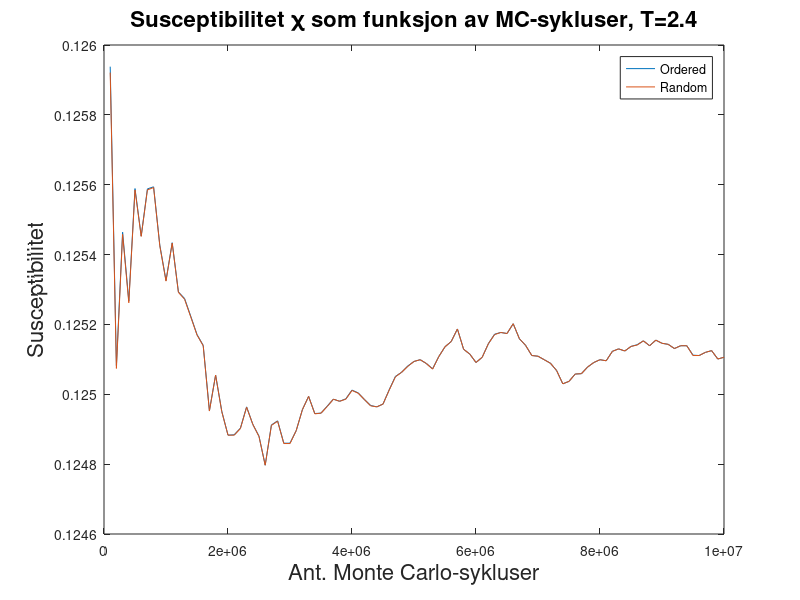
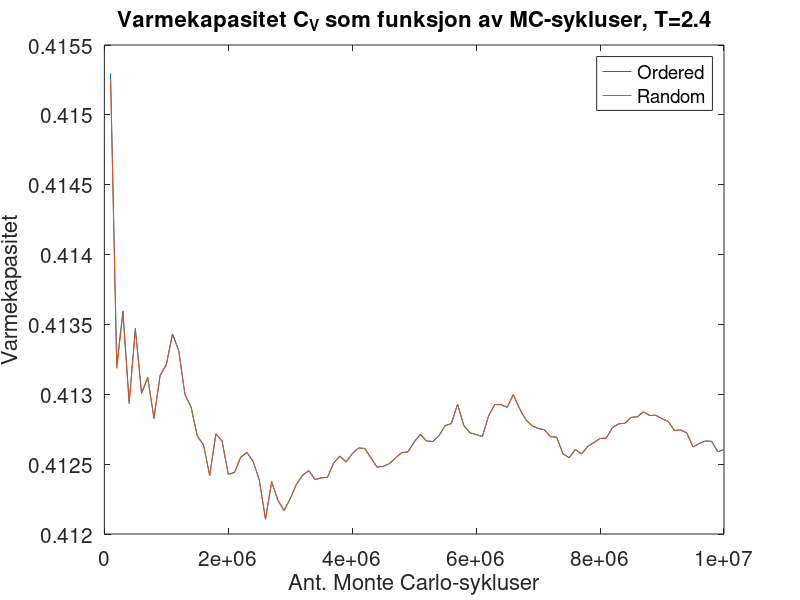
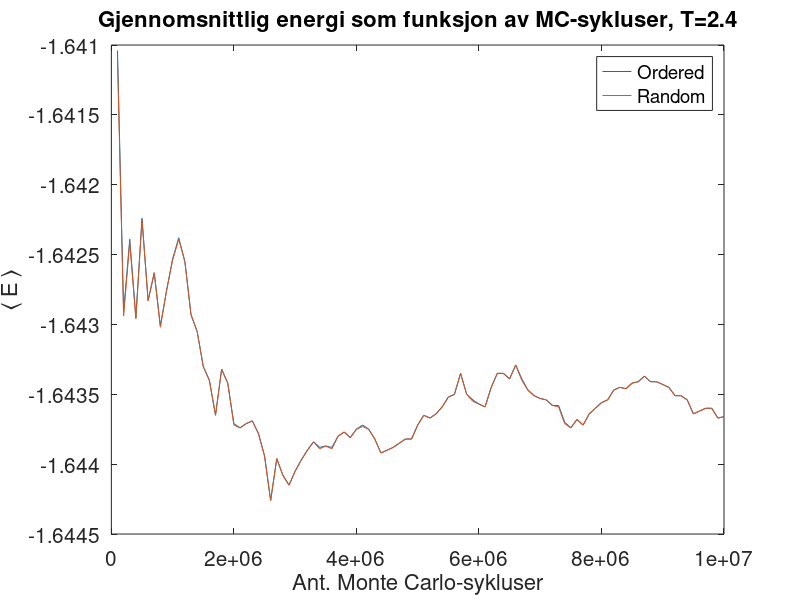

MATLAB code to generate these figures, in order:
MC = [100000, 200000, 300000, 400000, 500000, 600000, 700000, 800000, 900000, 1e+06, 1.1e+06, 1.2e+06, 1.3e+06, 1.4e+06, 1.5e+06, 1.6e+06, 1.7e+06, 1.8e+06, 1.9e+06, 2e+06, 2.1e+06, 2.2e+06, 2.3e+06, 2.4e+06, 2.5e+06, 2.6e+06, 2.7e+06, 2.8e+06, 2.9e+06, 3e+06, 3.1e+06, 3.2e+06, 3.3e+06, 3.4e+06, 3.5e+06, 3.6e+06, 3.7e+06, 3.8e+06, 3.9e+06, 4e+06, 4.1e+06, 4.2e+06, 4.3e+06, 4.4e+06, 4.5e+06, 4.6e+06, 4.7e+06, 4.8e+06, 4.9e+06, 5e+06, 5.1e+06, 5.2e+06, 5.3e+06, 5.4e+06, 5.5e+06, 5.6e+06, 5.7e+06, 5.8e+06, 5.9e+06, 6e+06, 6.1e+06, 6.2e+06, 6.3e+06, 6.4e+06, 6.5e+06, 6.6e+06, 6.7e+06, 6.8e+06, 6.9e+06, 7e+06, 7.1e+06, 7.2e+06, 7.3e+06, 7.4e+06, 7.5e+06, 7.6e+06, 7.7e+06, 7.8e+06, 7.9e+06, 8e+06, 8.1e+06, 8.2e+06, 8.3e+06, 8.4e+06, 8.5e+06, 8.6e+06, 8.7e+06, 8.8e+06, 8.9e+06, 9e+06, 9.1e+06, 9.2e+06, 9.3e+06, 9.4e+06, 9.5e+06, 9.6e+06, 9.7e+06, 9.8e+06, 9.9e+06, 1e+07, ];
e_var = [0.415297, 0.413213, 0.413597, 0.412946, 0.413472, 0.41301, 0.413122, 0.412832, 0.413136, 0.413215, 0.413433, 0.413315, 0.413001, 0.412909, 0.412702, 0.412639, 0.41242, 0.412718, 0.412666, 0.412428, 0.412442, 0.41255, 0.412585, 0.412521, 0.412389, 0.412107, 0.412375, 0.412243, 0.412169, 0.412254, 0.412357, 0.412422, 0.412454, 0.41239, 0.412403, 0.412406, 0.412508, 0.412558, 0.412517, 0.412575, 0.412616, 0.412613, 0.412547, 0.412479, 0.412484, 0.412504, 0.412546, 0.412583, 0.412588, 0.412659, 0.412714, 0.412666, 0.412663, 0.412704, 0.412776, 0.412791, 0.412929, 0.412777, 0.412725, 0.412712, 0.412698, 0.412844, 0.412927, 0.412927, 0.412907, 0.412998, 0.412898, 0.412819, 0.412775, 0.412756, 0.412746, 0.412697, 0.412693, 0.412576, 0.412546, 0.412605, 0.412573, 0.412627, 0.412655, 0.412684, 0.412687, 0.412762, 0.412789, 0.412793, 0.412835, 0.412839, 0.412874, 0.412849, 0.41285, 0.412825, 0.412806, 0.412741, 0.412745, 0.412723, 0.412623, 0.412648, 0.412666, 0.412663, 0.412589, 0.412604, ];
m_var = [0.125938, 0.125082, 0.125464, 0.125267, 0.125589, 0.125453, 0.125588, 0.125594, 0.125427, 0.125326, 0.125434, 0.125293, 0.125274, 0.125223, 0.125171, 0.12514, 0.124953, 0.125055, 0.124951, 0.124883, 0.124884, 0.124903, 0.124964, 0.124914, 0.12488, 0.124797, 0.124912, 0.124924, 0.12486, 0.12486, 0.124896, 0.124956, 0.124994, 0.124945, 0.124946, 0.124966, 0.124986, 0.12498, 0.124987, 0.125012, 0.125004, 0.124985, 0.124968, 0.124964, 0.124972, 0.125013, 0.125051, 0.125063, 0.125081, 0.125094, 0.125099, 0.125088, 0.125073, 0.125108, 0.125136, 0.125151, 0.125187, 0.125129, 0.125115, 0.125091, 0.125106, 0.125145, 0.125172, 0.125177, 0.125174, 0.125202, 0.125159, 0.12514, 0.125111, 0.125109, 0.125099, 0.125089, 0.125068, 0.12503, 0.125037, 0.125058, 0.125059, 0.125078, 0.125091, 0.125099, 0.125096, 0.125123, 0.12513, 0.125124, 0.125137, 0.125142, 0.125153, 0.125139, 0.125155, 0.125146, 0.125143, 0.125131, 0.125139, 0.125139, 0.125112, 0.125111, 0.12512, 0.125125, 0.125101, 0.125106, ];
mean_mag = [0.88068, 0.881428, 0.881137, 0.88133, 0.88103, 0.881215, 0.881106, 0.881183, 0.881218, 0.881213, 0.881138, 0.88124, 0.881327, 0.881375, 0.88145, 0.881488, 0.881626, 0.881513, 0.881584, 0.881676, 0.881684, 0.881675, 0.881643, 0.881685, 0.881733, 0.881836, 0.881723, 0.88174, 0.881783, 0.881763, 0.881732, 0.88169, 0.881658, 0.881689, 0.881685, 0.88168, 0.881655, 0.881653, 0.881659, 0.881636, 0.881635, 0.881651, 0.881673, 0.881694, 0.881686, 0.881665, 0.881641, 0.881629, 0.881622, 0.881594, 0.881578, 0.881584, 0.881585, 0.881557, 0.881529, 0.881518, 0.881473, 0.881529, 0.881543, 0.88156, 0.881557, 0.881512, 0.881481, 0.881477, 0.881487, 0.881455, 0.881495, 0.881518, 0.88154, 0.881545, 0.881552, 0.881563, 0.881574, 0.881615, 0.881618, 0.881597, 0.881605, 0.88158, 0.881564, 0.881551, 0.881549, 0.881523, 0.881515, 0.88152, 0.881508, 0.881504, 0.881491, 0.881506, 0.881497, 0.881506, 0.88151, 0.881528, 0.881525, 0.881531, 0.881562, 0.88156, 0.881551, 0.881549, 0.881574, 0.881569, ];
time_used = [0.066963, 0.134778, 0.20055, 0.268123, 0.333466, 0.399639, 0.466456, 0.532221, 0.597722, 0.665371, 0.729495, 0.795952, 0.862064, 0.927067, 0.992564, 1.06082, 1.12812, 1.19397, 1.25958, 1.32517, 1.38961, 1.45505, 1.51939, 1.58484, 1.65152, 1.71792, 1.7823, 1.85148, 1.91941, 1.98432, 2.04953, 2.11577, 2.18158, 2.24799, 2.31453, 2.38037, 2.44609, 2.51133, 2.57699, 2.64149, 2.70727, 2.77303, 2.84054, 2.90378, 2.969, 3.03455, 3.09967, 3.16507, 3.23029, 3.29651, 3.36228, 3.42926, 3.49452, 3.55981, 3.62426, 3.68964, 3.75463, 3.82205, 3.88922, 3.95565, 4.02077, 4.08738, 4.15405, 4.22028, 4.28661, 4.35435, 4.4199, 4.48659, 4.55217, 4.61763, 4.68377, 4.74886, 4.81657, 4.88083, 4.9483, 5.01526, 5.08496, 5.15227, 5.21799, 5.28288, 5.34836, 5.4147, 5.47946, 5.5449, 5.61101, 5.67729, 5.74506, 5.81269, 5.87846, 5.94374, 6.00892, 6.07319, 6.13898, 6.20367, 6.27026, 6.33587, 6.40201, 6.46939, 6.53243, 6.59748, ];
accepted_states = [0.71616, 0.35412, 0.2396, 0.17701, 0.143716, 0.11842, 0.102564, 0.0888638, 0.0792222, 0.071798, 0.0653073, 0.059495, 0.0542, 0.05055, 0.0474013, 0.0443313, 0.0414247, 0.03995, 0.0371379, 0.035254, 0.0338429, 0.0325782, 0.0311478, 0.029475, 0.0281552, 0.0268077, 0.0268467, 0.0253143, 0.0243324, 0.0239667, 0.0231606, 0.0224819, 0.0217364, 0.0208571, 0.0203517, 0.0197114, 0.0194076, 0.0187363, 0.0182054, 0.0179288, 0.0173776, 0.0168352, 0.0165419, 0.0160814, 0.0158916, 0.0154913, 0.0152336, 0.0148771, 0.0145473, 0.0144328, 0.0140427, 0.01365, 0.0134653, 0.0133459, 0.0130553, 0.0127739, 0.0127475, 0.0120472, 0.0120358, 0.0118367, 0.0116738, 0.011724, 0.0114837, 0.0111472, 0.0108852, 0.0109794, 0.010506, 0.0104591, 0.0102446, 0.0101849, 0.01004, 0.00983833, 0.00975178, 0.00944676, 0.0094236, 0.00947118, 0.00922286, 0.00928077, 0.00911696, 0.00898625, 0.00881383, 0.00879366, 0.00866988, 0.00848786, 0.00843459, 0.00834256, 0.00826713, 0.00797795, 0.00801775, 0.00784922, 0.00784396, 0.00765935, 0.00765688, 0.00751809, 0.00732063, 0.00746938, 0.00740186, 0.00727653, 0.00706687, 0.0071914, ];
probability = [0, -8, -8, -8, 0, -8, 0, -8, -8, -8, -8, -8, -8, -8, -8, 0, -8, 0, -8, 0, -8, -8, -8, -8, -8, -8, -8, -8, -8, -8, -8, -8, -8, -8, 0, -8, -8, -8, 0, -8, -8, -8, -8, -8, -8, -8, -8, -8, -8, -8, -8, -8, -8, -8, -8, -8, 0, 0, -8, -8, -8, 0, -8, -8, -8, -8, -8, -8, -8, -8, -8, -8, -8, -8, 0, -8, -8, -8, -8, -8, -8, -8, 0, 0, -8, 0, -8, -8, -8, 0, 0, 0, -8, -8, -8, -8, -8, -8, -8, -8, ];
avg_energy = [-1.64104, -1.64291, -1.64239, -1.64295, -1.64224, -1.64283, -1.64263, -1.64301, -1.64276, -1.64253, -1.64238, -1.64255, -1.64293, -1.64305, -1.6433, -1.6434, -1.64365, -1.64332, -1.64342, -1.64371, -1.64374, -1.64371, -1.64369, -1.64378, -1.64394, -1.64426, -1.64396, -1.64408, -1.64415, -1.64405, -1.64397, -1.6439, -1.64384, -1.64388, -1.64387, -1.64388, -1.6438, -1.64377, -1.64381, -1.64375, -1.64372, -1.64375, -1.64382, -1.64392, -1.6439, -1.64388, -1.64385, -1.64382, -1.64382, -1.64372, -1.64365, -1.64367, -1.64364, -1.64359, -1.64352, -1.6435, -1.64335, -1.6435, -1.64354, -1.64357, -1.64359, -1.64345, -1.64335, -1.64335, -1.64339, -1.64329, -1.64339, -1.64347, -1.64351, -1.64353, -1.64354, -1.64358, -1.64358, -1.6437, -1.64374, -1.64368, -1.64372, -1.64364, -1.6436, -1.64356, -1.64354, -1.64347, -1.64345, -1.64346, -1.64342, -1.64341, -1.64337, -1.64341, -1.64341, -1.64343, -1.64345, -1.64351, -1.64351, -1.64354, -1.64364, -1.64362, -1.6436, -1.6436, -1.64367, -1.64366, ];

ran_e_var = [0.415244, 0.413186, 0.413579, 0.412932, 0.413461, 0.413004, 0.413116, 0.412825, 0.413132, 0.41321, 0.413428, 0.413311, 0.412997, 0.412905, 0.412699, 0.412637, 0.412417, 0.412716, 0.412663, 0.412426, 0.412439, 0.412547, 0.412582, 0.412519, 0.412387, 0.412105, 0.412374, 0.412241, 0.412167, 0.412252, 0.412355, 0.41242, 0.412453, 0.412388, 0.412401, 0.412405, 0.412507, 0.412557, 0.412515, 0.412574, 0.412615, 0.412612, 0.412545, 0.412478, 0.412483, 0.412503, 0.412545, 0.412582, 0.412587, 0.412658, 0.412713, 0.412665, 0.412662, 0.412703, 0.412775, 0.41279, 0.412928, 0.412777, 0.412724, 0.412711, 0.412698, 0.412843, 0.412927, 0.412926, 0.412906, 0.412997, 0.412898, 0.412819, 0.412774, 0.412755, 0.412746, 0.412697, 0.412692, 0.412575, 0.412545, 0.412604, 0.412573, 0.412626, 0.412654, 0.412683, 0.412687, 0.412761, 0.412788, 0.412792, 0.412834, 0.412838, 0.412874, 0.412848, 0.41285, 0.412825, 0.412806, 0.41274, 0.412745, 0.412722, 0.412623, 0.412648, 0.412665, 0.412663, 0.412589, 0.412604, ];
ran_m_var = [0.125921, 0.125074, 0.125458, 0.125262, 0.125585, 0.125452, 0.125585, 0.125592, 0.125425, 0.125324, 0.125433, 0.125292, 0.125272, 0.125221, 0.12517, 0.125139, 0.124952, 0.125055, 0.12495, 0.124883, 0.124883, 0.124902, 0.124963, 0.124914, 0.124879, 0.124797, 0.124911, 0.124923, 0.124859, 0.124859, 0.124896, 0.124956, 0.124994, 0.124944, 0.124946, 0.124965, 0.124986, 0.12498, 0.124986, 0.125011, 0.125003, 0.124985, 0.124967, 0.124964, 0.124972, 0.125012, 0.12505, 0.125063, 0.12508, 0.125094, 0.125099, 0.125088, 0.125072, 0.125108, 0.125136, 0.125151, 0.125187, 0.125129, 0.125115, 0.125091, 0.125106, 0.125145, 0.125171, 0.125177, 0.125174, 0.125202, 0.125159, 0.12514, 0.125111, 0.125109, 0.125099, 0.125089, 0.125068, 0.12503, 0.125037, 0.125058, 0.125059, 0.125078, 0.125091, 0.125099, 0.125096, 0.125123, 0.12513, 0.125124, 0.125137, 0.125141, 0.125153, 0.125139, 0.125155, 0.125146, 0.125143, 0.125131, 0.125139, 0.125139, 0.125111, 0.125111, 0.12512, 0.125125, 0.125101, 0.125106, ];
ran_mean_mag = [0.8807, 0.881437, 0.881143, 0.881335, 0.881034, 0.881217, 0.881109, 0.881186, 0.88122, 0.881216, 0.88114, 0.881241, 0.881328, 0.881376, 0.881451, 0.881488, 0.881627, 0.881513, 0.881585, 0.881677, 0.881685, 0.881676, 0.881644, 0.881686, 0.881734, 0.881837, 0.881724, 0.881741, 0.881784, 0.881764, 0.881732, 0.88169, 0.881659, 0.88169, 0.881686, 0.881681, 0.881655, 0.881654, 0.88166, 0.881637, 0.881636, 0.881651, 0.881674, 0.881695, 0.881686, 0.881665, 0.881641, 0.881629, 0.881622, 0.881594, 0.881578, 0.881585, 0.881585, 0.881558, 0.88153, 0.881518, 0.881473, 0.881529, 0.881543, 0.881561, 0.881557, 0.881512, 0.881481, 0.881478, 0.881487, 0.881456, 0.881496, 0.881519, 0.88154, 0.881545, 0.881552, 0.881564, 0.881574, 0.881615, 0.881618, 0.881597, 0.881605, 0.88158, 0.881564, 0.881551, 0.88155, 0.881523, 0.881516, 0.881521, 0.881508, 0.881504, 0.881491, 0.881506, 0.881497, 0.881506, 0.88151, 0.881528, 0.881525, 0.881531, 0.881563, 0.88156, 0.881551, 0.881549, 0.881574, 0.881569, ];
ran_accepted_states = [0.71607, 0.35412, 0.239607, 0.177005, 0.143724, 0.118417, 0.102567, 0.0888588, 0.0792256, 0.071795, 0.0653073, 0.059495, 0.0542, 0.05055, 0.0474013, 0.0443325, 0.0414235, 0.0399522, 0.0371358, 0.035255, 0.0338419, 0.0325782, 0.0311478, 0.029475, 0.0281552, 0.0268077, 0.026847, 0.0253139, 0.0243324, 0.0239667, 0.023161, 0.0224816, 0.0217367, 0.0208568, 0.020352, 0.0197111, 0.0194076, 0.0187363, 0.0182062, 0.017928, 0.0173778, 0.016835, 0.0165423, 0.0160809, 0.0158916, 0.0154913, 0.0152336, 0.0148771, 0.0145473, 0.0144336, 0.014042, 0.01365, 0.0134653, 0.0133459, 0.0130553, 0.0127739, 0.0127482, 0.0120471, 0.0120353, 0.0118367, 0.0116743, 0.0117237, 0.0114835, 0.0111472, 0.0108852, 0.0109794, 0.0105061, 0.010459, 0.0102446, 0.0101849, 0.0100401, 0.00983819, 0.00975178, 0.00944676, 0.009424, 0.00947092, 0.00922273, 0.00928077, 0.00911696, 0.00898625, 0.00881383, 0.00879366, 0.00867012, 0.0084881, 0.00843412, 0.00834291, 0.00826678, 0.00797795, 0.00801775, 0.00784933, 0.00784429, 0.00765935, 0.00765645, 0.00751809, 0.00732074, 0.00746927, 0.00740186, 0.00727673, 0.00706667, 0.0071914, ];
ran_probability = [0, -8, -8, -8, -8, 0, 0, -8, 0, -8, -8, -8, -8, -8, -8, 0, -8, 0, -8, 0, -8, -8, -8, -8, -8, -8, 0, -8, -8, -8, 0, -8, 0, -8, -8, -8, -8, -8, -8, -8, 0, -8, -8, -8, -8, -8, -8, -8, -8, 0, -8, -8, -8, -8, -8, -8, 0, 0, -8, -8, 0, -8, -8, -8, -8, -8, 0, -8, -8, -8, 0, -8, -8, -8, -8, 0, -8, -8, -8, -8, -8, -8, -8, -8, -8, 0, -8, -8, -8, -8, 0, 0, -8, -8, 0, -8, -8, 0, -8, -8, ];
ran_avg_energy = [-1.6411, -1.64294, -1.64241, -1.64296, -1.64225, -1.64283, -1.64263, -1.64302, -1.64276, -1.64254, -1.64239, -1.64255, -1.64293, -1.64305, -1.6433, -1.6434, -1.64365, -1.64332, -1.64342, -1.64372, -1.64374, -1.64371, -1.64369, -1.64378, -1.64394, -1.64426, -1.64396, -1.64408, -1.64415, -1.64405, -1.64397, -1.6439, -1.64384, -1.64389, -1.64387, -1.64389, -1.6438, -1.64377, -1.64381, -1.64375, -1.64373, -1.64375, -1.64382, -1.64392, -1.6439, -1.64388, -1.64385, -1.64382, -1.64382, -1.64372, -1.64365, -1.64367, -1.64364, -1.64359, -1.64352, -1.6435, -1.64335, -1.6435, -1.64355, -1.64357, -1.64359, -1.64345, -1.64335, -1.64335, -1.64339, -1.64329, -1.6434, -1.64347, -1.64351, -1.64353, -1.64354, -1.64358, -1.64359, -1.64371, -1.64374, -1.64368, -1.64372, -1.64364, -1.6436, -1.64356, -1.64354, -1.64347, -1.64345, -1.64346, -1.64342, -1.64341, -1.64337, -1.64341, -1.64341, -1.64343, -1.64345, -1.64351, -1.64351, -1.64354, -1.64364, -1.64362, -1.6436, -1.6436, -1.64367, -1.64366, ];

std(e_var)
std(m_var)
std(mean_mag)
std(avg_energy)

%Plotting results
figure(1)
plot(MC, m_var, MC, ran_m_var)
legend('Ordered','Random')
title('Susceptibilitet \chi som funksjon av MC-sykluser, T=2.4','FontSize',16)
xlabel('Ant. Monte Carlo-sykluser','FontSize',16)
ylabel('Susceptibilitet','FontSize',16)
set(0,'DefaultAxesFontSize',15)

figure(2)
plot(MC, e_var, MC, ran_e_var)
legend('Ordered','Random')
title('Varmekapasitet C_V som funksjon av MC-sykluser, T=2.4','FontSize',16)
xlabel('Ant. Monte Carlo-sykluser','FontSize',16)
ylabel('Varmekapasitet','FontSize',16)

figure(3)
plot(MC,avg_energy, MC, ran_avg_energy)
legend('Ordered','Random')
title('Gjennomsnittlig energi som funksjon av MC-sykluser, T=2.4','FontSize',16)
xlabel('Ant. Monte Carlo-sykluser','FontSize',16)
ylabel('\langle E \rangle','FontSize',16)

